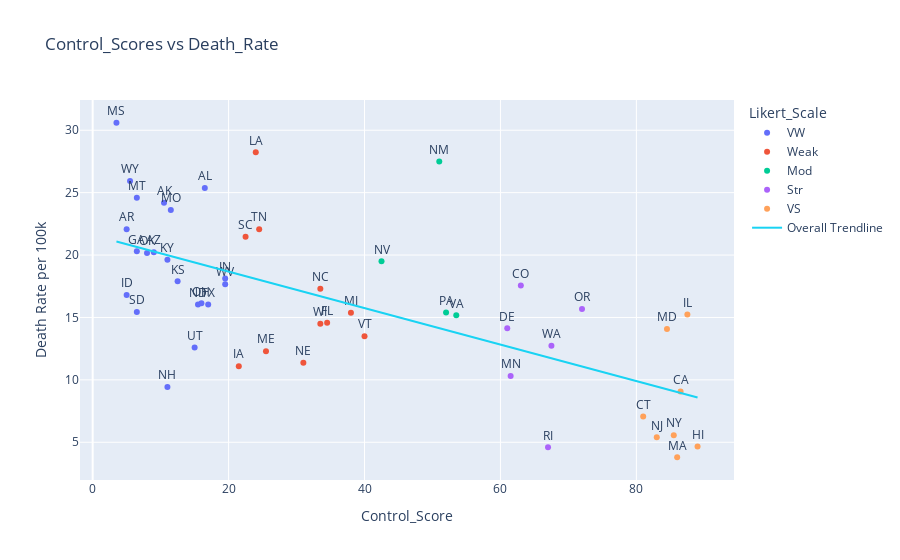

The code cell stored with this chart in its notebook:
### Code cell
#scatter

import plotly.express as px # iris is a pandas DataFrame
fig = px.scatter(master_2022, 
                 x="Control_Score", y="Death_Rate",
                 title="Control_Scores vs Death_Rate",
                 labels={'Death_Rate':'Death Rate per 100k'},
                 text='STUSAB',color = 'Likert_Scale',
                 trendline='ols',trendline_scope='overall')
fig.update_traces(textposition='top center')


fig.show()

### Figure 1 — Plotly figure (JSON) as saved in the notebook; plotly's stock layout.template omitted (floating-point values rounded to 4 significant figures)
{"data": [{"hovertemplate": "Likert_Scale=VW<br>Control_Score=%{x}<br>Death Rate per 100k=%{y}<br>STUSAB=%{text}<extra></extra>", "legendgroup": "VW", "marker": {"color": "#636efa", "symbol": "circle"}, "mode": "markers+text", "name": "VW", "orientation": "v", "showlegend": true, "text": ["MS", "WY", "AL", "MT", "AK", "MO", "AR", "GA", "AZ", "OK", "KY", "IN", "KS", "WV", "ID", "OH", "TX", "ND", "SD", "UT", "NH"], "textposition": "top center", "type": "scatter", "x": [3.5, 5.5, 16.5, 6.5, 10.5, 11.5, 5, 6.5, 9, 8, 11, 19.5, 12.5, 19.5, 5, 16, 17, 15.5, 6.5, 15, 11], "xaxis": "x", "y": [30.6, 25.93, 25.37, 24.6, 24.2, 23.6, 22.07, 20.3, 20.23, 20.17, 19.63, 18.13, 17.9, 17.67, 16.8, 16.13, 16.03, 16.03, 15.43, 12.6, 9.43], "yaxis": "y"}, {"hovertemplate": "Likert_Scale=Weak<br>Control_Score=%{x}<br>Death Rate per 100k=%{y}<br>STUSAB=%{text}<extra></extra>", "legendgroup": "Weak", "marker": {"color": "#EF553B", "symbol": "circle"}, "mode": "markers+text", "name": "Weak", "orientation": "v", "showlegend": true, "text": ["LA", "TN", "SC", "NC", "MI", "FL", "WI", "VT", "ME", "NE", "IA"], "textposition": "top center", "type": "scatter", "x": [24, 24.5, 22.5, 33.5, 38, 34.5, 33.5, 40, 25.5, 31, 21.5], "xaxis": "x", "y": [28.23, 22.07, 21.47, 17.3, 15.37, 14.57, 14.5, 13.5, 12.3, 11.37, 11.1], "yaxis": "y"}, {"hovertemplate": "Likert_Scale=Mod<br>Control_Score=%{x}<br>Death Rate per 100k=%{y}<br>STUSAB=%{text}<extra></extra>", "legendgroup": "Mod", "marker": {"color": "#00cc96", "symbol": "circle"}, "mode": "markers+text", "name": "Mod", "orientation": "v", "showlegend": true, "text": ["NM", "NV", "PA", "VA"], "textposition": "top center", "type": "scatter", "x": [51, 42.5, 52, 53.5], "xaxis": "x", "y": [27.5, 19.5, 15.4, 15.17], "yaxis": "y"}, {"hovertemplate": "Likert_Scale=Str<br>Control_Score=%{x}<br>Death Rate per 100k=%{y}<br>STUSAB=%{text}<extra></extra>", "legendgroup": "Str", "marker": {"color": "#ab63fa", "symbol": "circle"}, "mode": "markers+text", "name": "Str", "orientation": "v", "showlegend": true, "text": ["CO", "OR", "DE", "WA", "MN", "RI"], "textposition": "top center", "type": "scatter", "x": [63, 72, 61, 67.5, 61.5, 67], "xaxis": "x", "y": [17.57, 15.67, 14.13, 12.73, 10.3, 4.6], "yaxis": "y"}, {"hovertemplate": "Likert_Scale=VS<br>Control_Score=%{x}<br>Death Rate per 100k=%{y}<br>STUSAB=%{text}<extra></extra>", "legendgroup": "VS", "marker": {"color": "#FFA15A", "symbol": "circle"}, "mode": "markers+text", "name": "VS", "orientation": "v", "showlegend": true, "text": ["IL", "MD", "CA", "CT", "NY", "NJ", "HI", "MA"], "textposition": "top center", "type": "scatter", "x": [87.5, 84.5, 86.5, 81, 85.5, 83, 89, 86], "xaxis": "x", "y": [15.23, 14.07, 9.07, 7.07, 5.57, 5.4, 4.67, 3.8], "yaxis": "y"}, {"hovertemplate": "<b>OLS trendline</b><br>Death_Rate = -0.146217 * Control_Score + 21.6034<br>R<sup>2</sup>=0.426442<br><br>Control_Score=%{x}<br>Death Rate per 100k=%{y} <b>(trend)</b><extra></extra>", "legendgroup": "Overall Trendline", "line": {"color": "#19d3f3"}, "mode": "lines", "name": "Overall Trendline", "showlegend": true, "textposition": "top center", "type": "scatter", "x": [3.5, 5, 5, 5.5, 6.5, 6.5, 6.5, 8, 9, 10.5, 11, 11, 11.5, 12.5, 15, 15.5, 16, 16.5, 17, 19.5, 19.5, 21.5, 22.5, 24, 24.5, 25.5, 31, 33.5, 33.5, 34.5, 38, 40, 42.5, 51, 52, 53.5, 61, 61.5, 63, 67, 67.5, 72, 81, 83, 84.5, 85.5, 86, 86.5, 87.5, 89], "xaxis": "x", "y": [21.09, 20.87, 20.87, 20.8, 20.65, 20.65, 20.65, 20.43, 20.29, 20.07, 19.99, 19.99, 19.92, 19.78, 19.41, 19.34, 19.26, 19.19, 19.12, 18.75, 18.75, 18.46, 18.31, 18.09, 18.02, 17.87, 17.07, 16.71, 16.71, 16.56, 16.05, 15.75, 15.39, 14.15, 14.0, 13.78, 12.68, 12.61, 12.39, 11.81, 11.73, 11.08, 9.76, 9.467, 9.248, 9.102, 9.029, 8.956, 8.809, 8.59], "yaxis": "y"}], "layout": {"legend": {"title": {"text": "Likert_Scale"}, "tracegroupgap": 0}, "title": {"text": "Control_Scores vs Death_Rate"}, "xaxis": {"anchor": "y", "domain": [0, 1], "title": {"text": "Control_Score"}}, "yaxis": {"anchor": "x", "domain": [0, 1], "title": {"text": "Death Rate per 100k"}}}}
